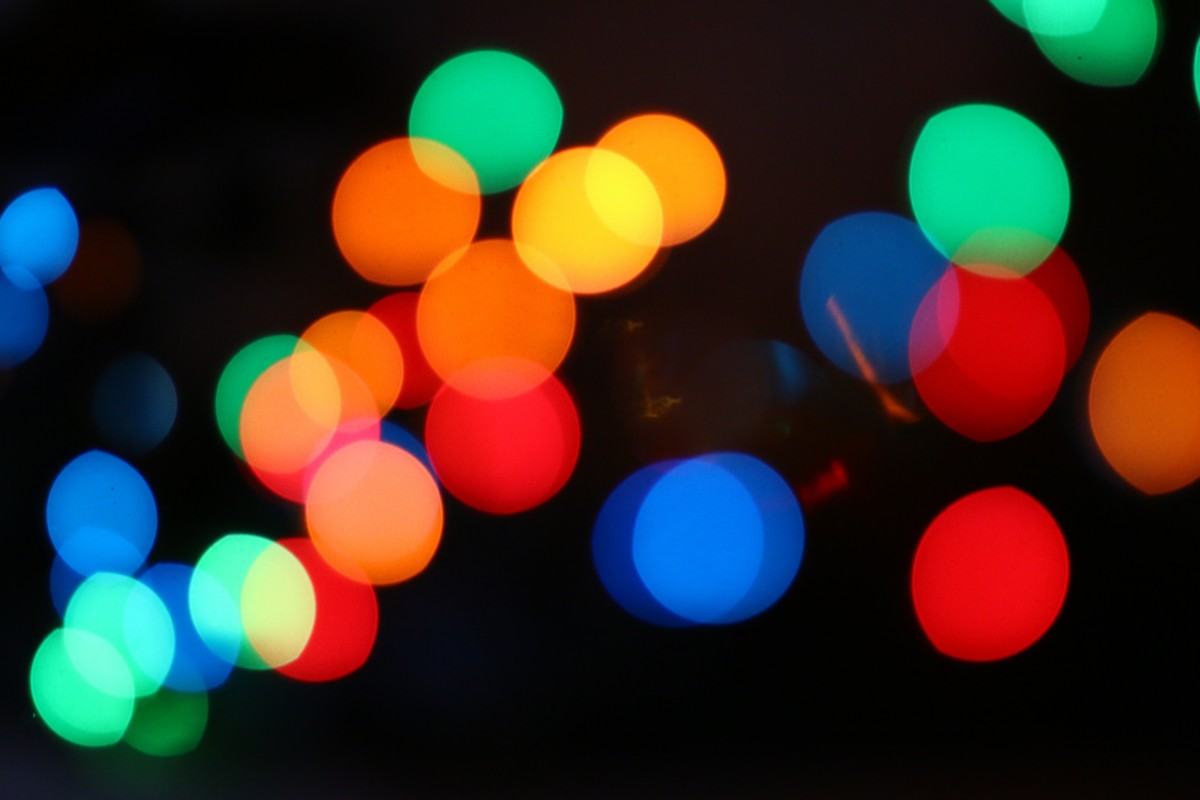
#> input picture 11주/2c_original.jpg, 1200 x 800 px
$ python 'KOCW_11주_3.py'
#> lines starting #> are read from the running program, lines starting #| are printed output that depends on the picture; after the words box and inside, x2 and y2 are one past the last pixel; in counts of white or black regions, pixels touching at a corner belong together


import cv2
import numpy as np

img = cv2.imread('2c_original.jpg')
#> img is the input picture: shape (800, 1200, 3); mean B, G, R 36.6, 46.1, 56.5

# BGR 을 HSV 로 변경
img_hsv = cv2.cvtColor(img, cv2.COLOR_BGR2HSV)
#> img_hsv: shape (800, 1200, 3); mean H, S, V 50.6, 176, 86.5

th_red_low = np.array([0, 100, 100])
th_red_up = np.array([40, 255, 255])
mask_red_img1 = cv2.inRange(img_hsv, th_red_low, th_red_up)
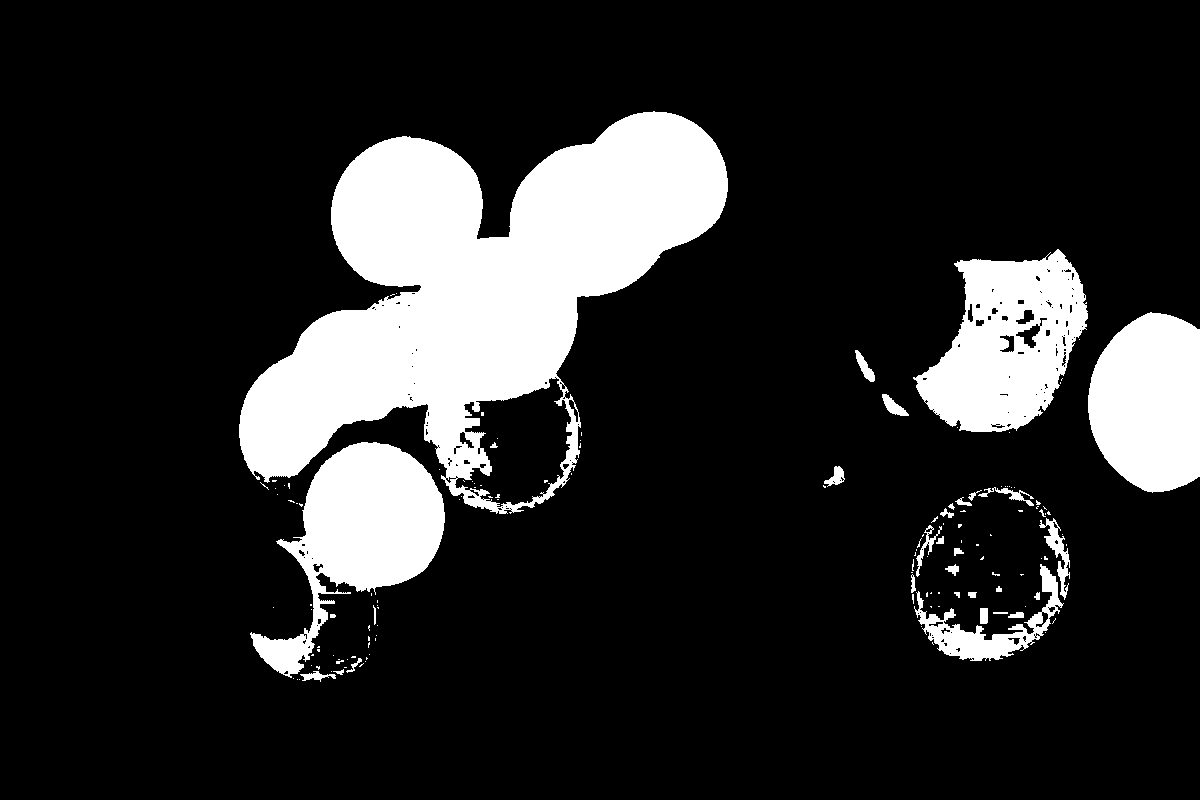
#> mask_red_img1: shape (800, 1200); 16.1% white; 144 white regions (112 under 20 px), largest, box (x1, y1, x2, y2) and area: (239, 111, 728, 514) 91870, (913, 249, 1088, 432) 19522, (250, 442, 445, 678) 19512

th_red_low = np.array([150, 100, 100])
th_red_up = np.array([180, 255, 255])
mask_red_img2 = cv2.inRange(img_hsv, th_red_low, th_red_up)
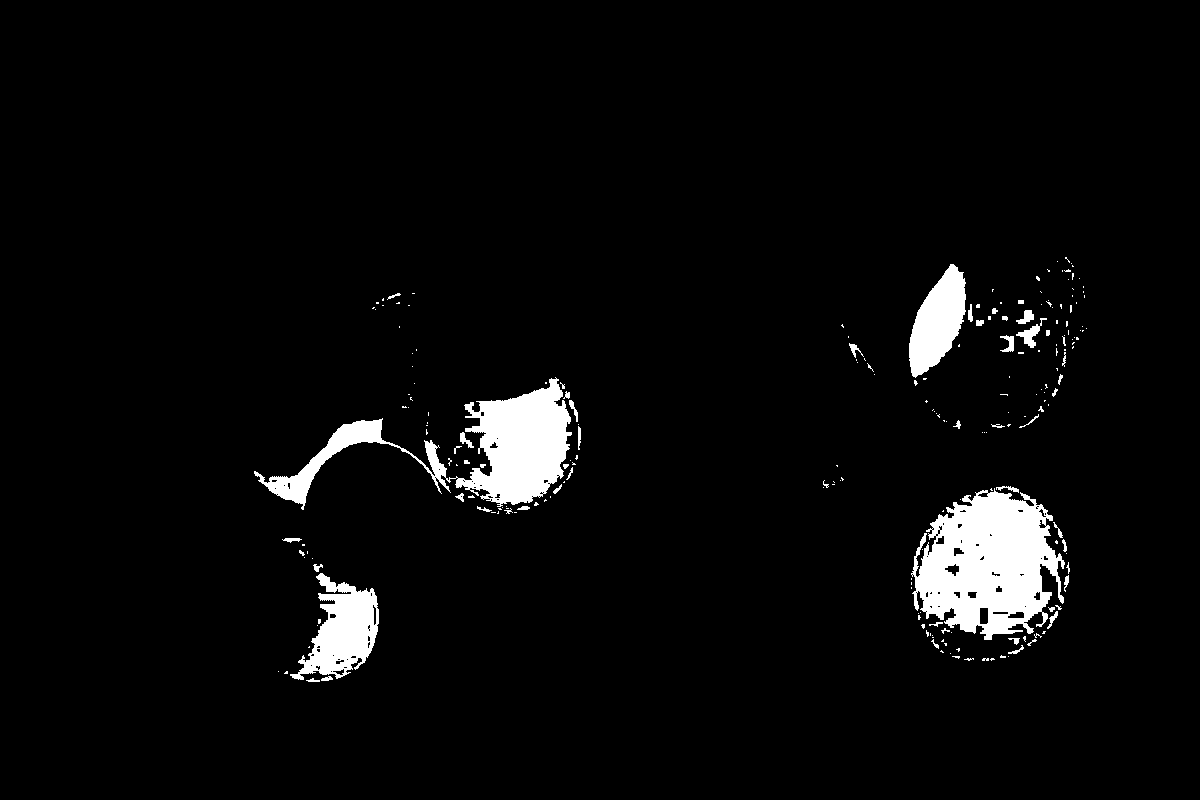
#> mask_red_img2: shape (800, 1200); 4.1% white; 223 white regions (172 under 20 px), largest, box (x1, y1, x2, y2) and area: (911, 488, 1065, 640) 14969, (254, 377, 572, 510) 12252, (290, 573, 379, 680) 4825

mask_red_img3 = cv2.add(mask_red_img1, mask_red_img2)
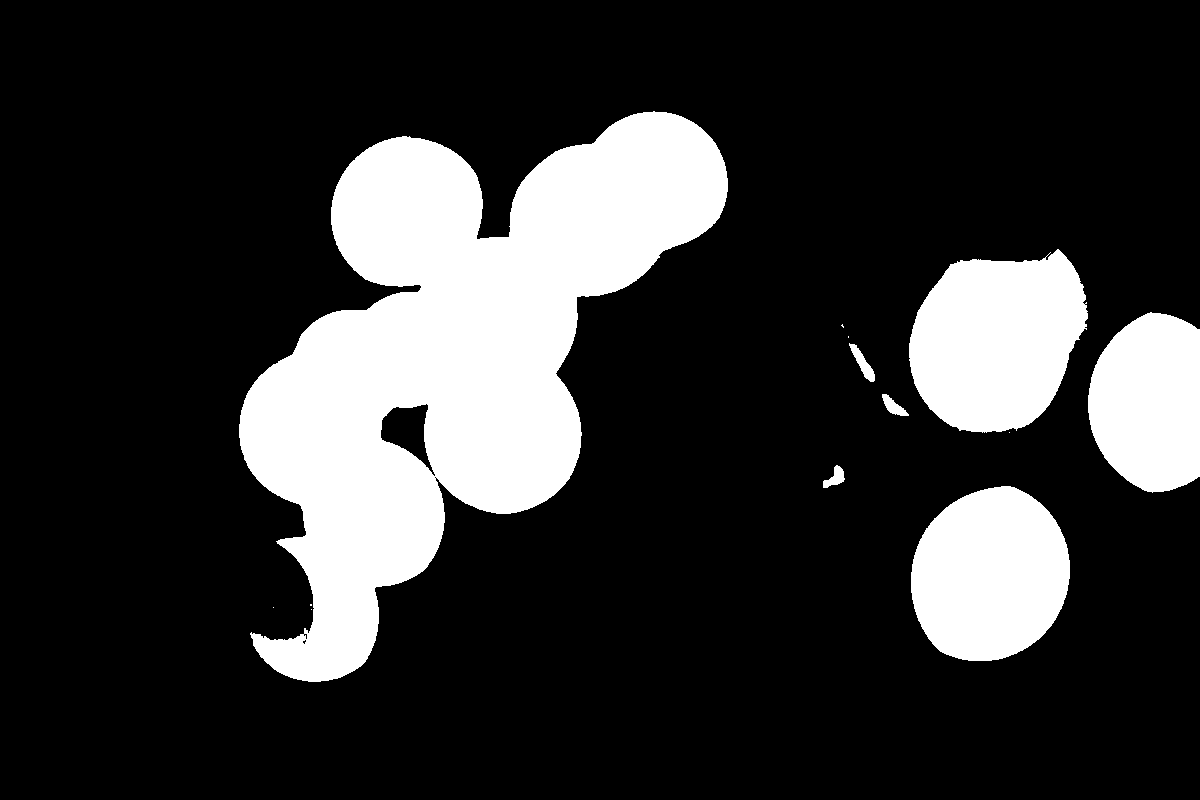
#> mask_red_img3: shape (800, 1200); 20.2% white; 13 white regions (6 under 20 px), largest, box (x1, y1, x2, y2) and area: (239, 111, 728, 682) 130049, (909, 249, 1088, 433) 24677, (911, 486, 1070, 661) 21779

img_red = cv2.bitwise_and(img, img, mask=mask_red_img3)
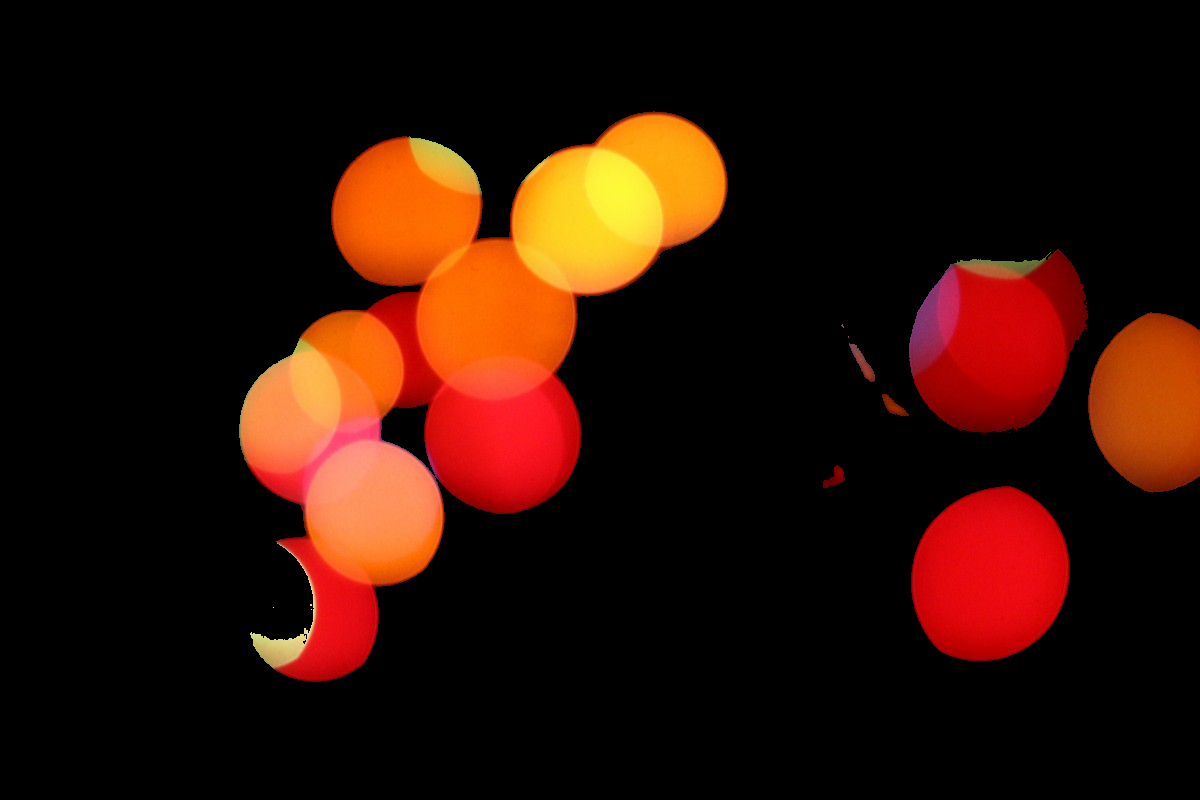
#> img_red: shape (800, 1200, 3); mean B, G, R 5.2, 15.9, 44.9
cv2.imshow("BGR",img)
cv2.imshow('MASK (RED)',img_red)

cv2.waitKey(0)
cv2.destroyAllWindows()
